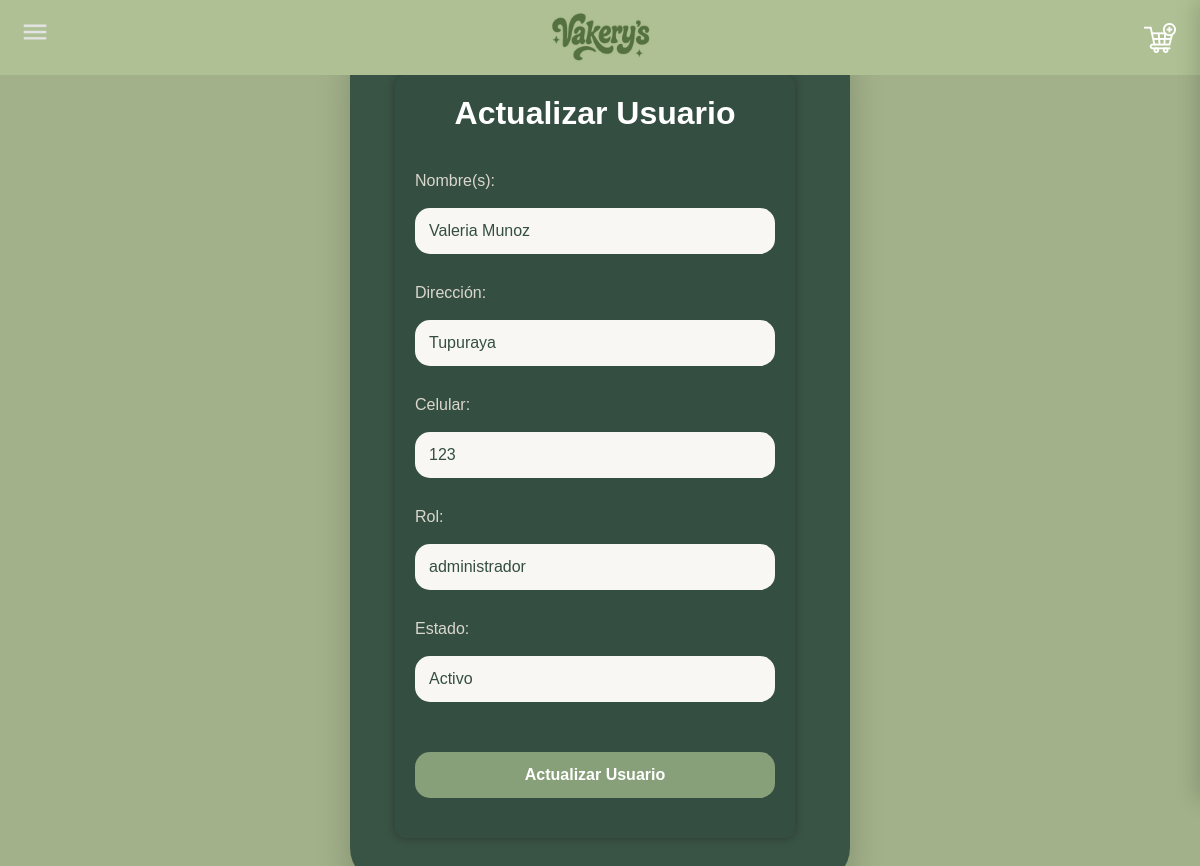
/Usuarios/actualizarusuario.php?CI=1, run on the app's committed database.
### tables this page shows
CREATE TABLE IF NOT EXISTS `gestiondeusuarios` (
  `CI` INT NOT NULL,
  `Nombre` VARCHAR(45) NULL,
  `Direccion` VARCHAR(45) NULL,
  `Numero` INT NULL,
  `Rol` VARCHAR(45) NULL,
  `Estado` VARCHAR(45) NULL,
  PRIMARY KEY (`CI`)
);

### Usuarios/ActualizarUsuario.php (the view, shortened to what this page needs)
<?php
$servername = "localhost";
$username = "root";
$password = "";
$bdname = "vakerysss";
$conn = new mysqli($servername, $username, $password, $bdname);
$CI = $_GET['CI'] ?? '';
$Nombre = "";
$Direccion = "";
$Numero = "";
$Rol = "";
$Estado = "";
if ($CI != "") {
    $stmt = $conn->prepare(
        "SELECT * FROM GestionDeUsuarios WHERE CI = ?"
    );
    $stmt->bind_param("s", $CI);
    $stmt->execute();
    $resultado = $stmt->get_result();
    if ($resultado && $resultado->num_rows > 0) {
        while ($fila = $resultado->fetch_assoc()) {
            $Nombre = $fila['Nombre'];
            $Direccion = $fila['Direccion'];
            $Numero = $fila['Numero'];
            $Rol = $fila['Rol'];
            $Estado = $fila['Estado'];
        }
    }
}
?>
<!DOCTYPE html>
<html lang="es">
<head>
<link rel="stylesheet" href="estilosupdate.css">
</head>
<body>
<div class="contenedor">
<form action="registroeditar.php" method="post" id="ActualizarUsuario">
    <h2>Actualizar Usuario</h2>
    <label>Nombre(s):</label>
    <input type="text" name="Nombre" id="Nombre" value="<?=htmlspecialchars($Nombre, ENT_QUOTES, 'UTF-8')?>">
    <label>Dirección:</label>
    <input type="text" name="Direccion" id="Direccion" value="<?=htmlspecialchars($Direccion, ENT_QUOTES, 'UTF-8')?>">
    <label>Celular:</label>
    <input type="text" name="Numero" id="Numero" value="<?=htmlspecialchars($Numero, ENT_QUOTES, 'UTF-8')?>">
    <label>Rol:</label>
    <input type="text" name="Rol" id="Rol" value="<?=htmlspecialchars($Rol, ENT_QUOTES, 'UTF-8')?>">
    <label>Estado:</label>
    <input type="text" name="Estado" id="Estado" value="<?=htmlspecialchars($Estado, ENT_QUOTES, 'UTF-8')?>">
    <input type="submit" value="Actualizar Usuario" class="boton">
</form>
</div>
</body>
</html>

### Productos/estilosupdate.css (style rules this page uses)
body { background-color: rgb(163, 177, 138); display: flex; justify-content: center; margin: 0; padding-top: 80px; font-family: Arial, sans-serif; }
form { background-color: rgb(52, 78, 65); color: white; display: flex; flex-direction: column; gap: 10px; width: 400px; padding: 20px; border-radius: 10px; box-shadow: 0 0 10px rgba(0,0,0,0.3); }
h2 { text-align: center; }
input { padding: 10px; border: none; border-radius: 5px; outline: none; }
input[type="submit"] { background-color: #88a07a; color: white; font-weight: bold; cursor: pointer; margin-top: 20px; }

### Usuarios/ActualizarUsuario.php (style rules this page uses)
* { margin:0; padding:0; box-sizing:border-box; }
body { background-image:url("../imagenes/fondooo.png"); background-size:cover; background-position:center; background-repeat:no-repeat; background-attachment:fixed; display:flex; justify-content:center; align-items:center; min-height:100vh; padding:30px; font-family:'Raleway',sans-serif; }
.contenedor { background:rgba(52,78,65,.95); width:500px; padding:45px; border-radius:35px; box-shadow:0 15px 35px rgba(0,0,0,.2); color:white; }
h2 { text-align:center; margin-bottom:30px; font-size:32px; }
form { display:flex; flex-direction:column; }
label { margin-bottom:8px; font-size:16px; color:#DAD7CD; }
input { padding:14px; border:none; border-radius:15px; margin-bottom:20px; font-size:16px; outline:none; background:#F8F7F3; color:#344E41; }
.boton { background:#A3B18A; color:#344E41; font-weight:bold; cursor:pointer; transition:.3s; }

### headers/headeruser.php (style rules this page uses)
* { margin:0; padding:0; box-sizing:border-box; }
body { font-family:'Raleway',sans-serif; }

### data on the page
gestiondeusuarios: Nombre "Valeria Munoz", Direccion "Tupuraya", Numero "123", Rol "administrador", Estado "Activo"
